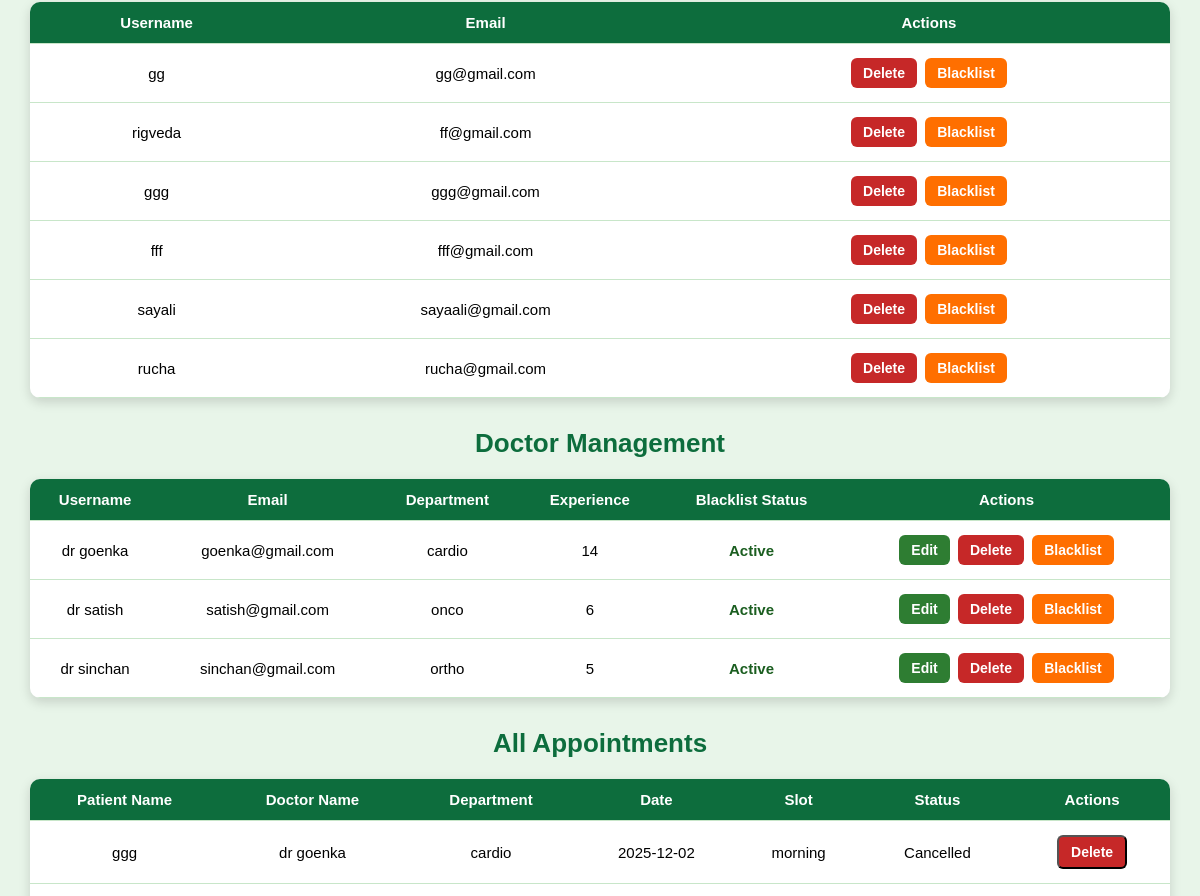
The app's page /admin_dashboard (signed in, middle part), older data.
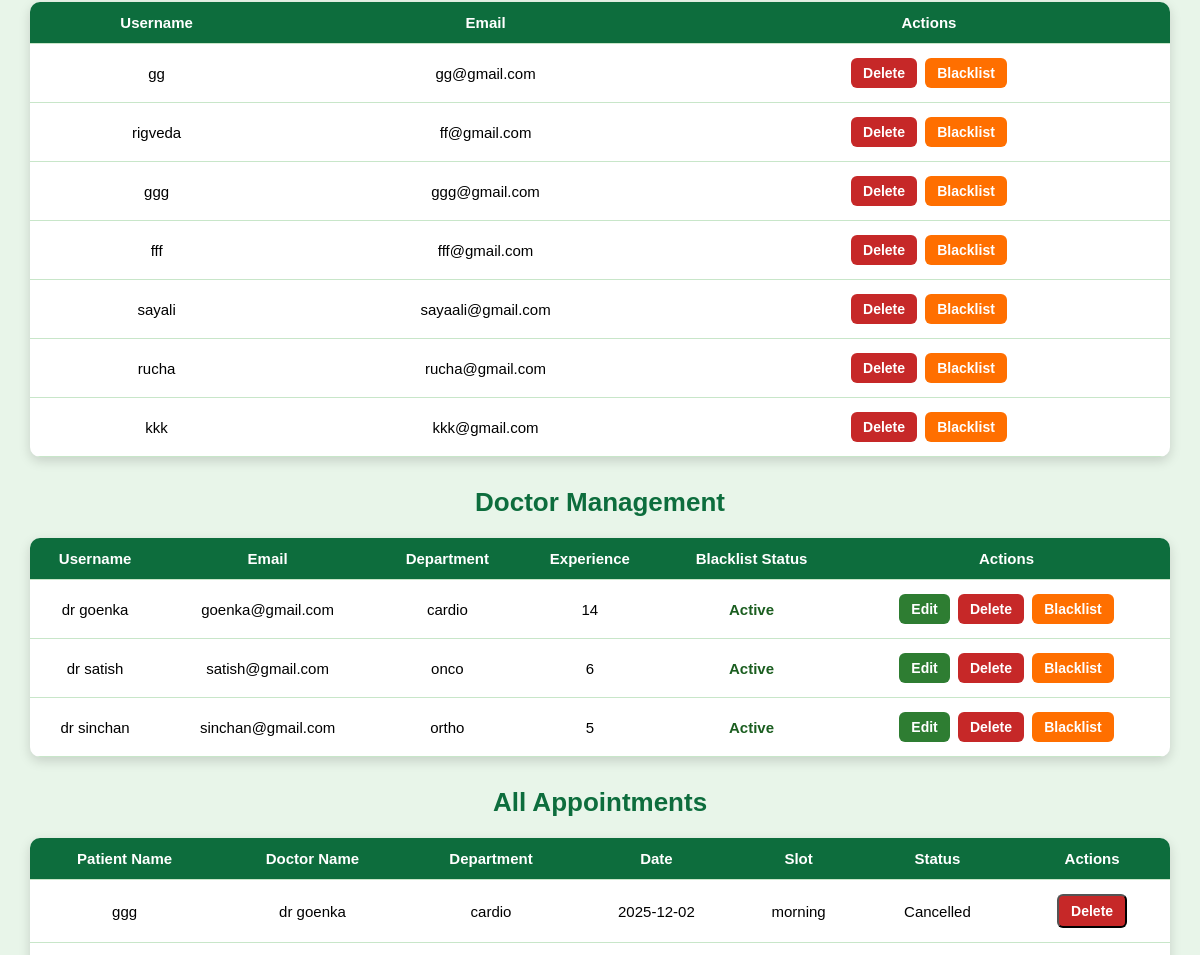
The same page, newer data.
### app.py (models this page shows)
class User(db.Model):
    __tablename__='users'
    id=db.Column(db.Integer,primary_key=True)
    username=db.Column(db.String(150),unique=True,nullable=False)
    email=db.Column(db.String(150),unique=True,nullable=False)
    password=db.Column(db.String(150),nullable=False)
    role=db.Column(db.String(50),nullable=False)#eg doctor admin patient
    created_at=db.Column(db.DateTime,default=datetime.utcnow)
    department_id=db.Column(db.Integer,db.ForeignKey('departments.id'),nullable=True)
    department=db.relationship("Department",back_populates="doctors")
    experience=db.Column(db.Integer,nullable=True)
    qualifications=db.Column(db.String(250),nullable=True)
    blacklisted=db.Column(db.Boolean, default=False)
    availabilities = db.relationship('DoctorAvailability', back_populates='doctor', cascade="all, delete-orphan")

class Department(db.Model):
    __tablename__='departments'
    id=db.Column(db.Integer,primary_key=True)
    department_name=db.Column(db.String(100),unique=True,nullable=False)
    description=db.Column(db.Text,nullable=True)
    doctors=db.relationship("User",back_populates="department")

class Appointment(db.Model):
    __tablename__='appointment'
    id=db.Column(db.Integer,primary_key=True)
    date=db.Column(db.String(20))
    time=db.Column(db.String(20))
    status=db.Column(db.String(20),default='Booked')#pending approved or cancelled
    user_id = db.Column(db.Integer)
    patient_id = db.Column(db.Integer, db.ForeignKey("users.id"), nullable=False)
    doctor_id = db.Column(db.Integer, db.ForeignKey("users.id"), nullable=False)
    treatment_name=db.Column(db.String(250))
    patient = db.relationship('User', foreign_keys=[patient_id], backref='appointments_as_patient')
    doctor = db.relationship('User', foreign_keys=[doctor_id], backref='appointments_as_doctor')

### app.py (the view)
@app.route('/admin_dashboard', methods=['GET'])
def admin_dashboard():
    if 'id' not in session or session.get('role') != 'admin':
        return redirect(url_for('login'))
    search_query = request.args.get('search', '').strip()
    if search_query:
        departments = Department.query.filter(Department.department_name.ilike(f"%{search_query}%")).all()
        patients = User.query.filter(User.role=='patient', User.username.ilike(f"%{search_query}%")).all()
        doctors = User.query.filter(User.role=='doctor', User.username.ilike(f"%{search_query}%")).all()
    else:
        departments = Department.query.all()
        patients = User.query.filter_by(role='patient').all()
        doctors = User.query.filter_by(role='doctor').all()
    appointments = Appointment.query.order_by(Appointment.date.desc()).all()
    return render_template('admin_dashboard.html',departments=departments,patients=patients,doctors=doctors,appointments=appointments)

### templates/admin_dashboard.html (shortened to what this page needs)
{% extends "base.html" %}
{% block content %}
<div class="dashboard-container">
    <table>
        <tr>
            <th>Username</th>
            <th>Email</th>
            <th>Actions</th>
        </tr>
        {% for pt in patients %}
        <tr>
            <td>{{ pt.username }}</td>
            <td>{{ pt.email }}</td>
            <td>
                <a href="{{ url_for('delete_patient', patient_id=pt.id) }}"
   class="action-btn delete-btn"
   onclick="return confirm('Delete this patient?');">
   Delete
</a>
                {% if pt.blacklisted %}
                    <a href="{{ url_for('remove_blacklist', user_id=pt.id) }}" class="action-btn blacklist-btn" style="background:#2e7d32;">Remove Blacklist</a>
                {% else %}
                    <a href="{{ url_for('blacklist', user_id=pt.id) }}" class="action-btn blacklist-btn">Blacklist</a>
                {% endif %}
            </td>
        </tr>
        {% endfor %}
    </table>
    <h2 class="dashboard-title">Doctor Management</h2>
    <table>
        <tr>
            <th>Username</th>
            <th>Email</th>
            <th>Department</th>
            <th>Experience</th>
            <th>Blacklist Status</th>
            <th>Actions</th>
        </tr>
        {% for doc in doctors %}
        <tr>
            <td>{{ doc.username }}</td>
            <td>{{ doc.email }}</td>
            <td>{{ doc.department.department_name if doc.department else "N/A" }}</td>
            <td>{{ doc.experience if doc.experience else "N/A" }}</td>
            <td>
                {% if doc.blacklisted %}
                    <span class="status-inactive">Blacklisted</span>
                {% else %}
                    <span class="status-active">Active</span>
                {% endif %}
            </td>
            <td>
                <a href="{{ url_for('edit_doctor', doctor_id=doc.id) }}" class="action-btn edit-btn">Edit</a>
                <a href="{{ url_for('delete_doctor', doctor_id=doc.id) }}" class="action-btn delete-btn">Delete</a>
                {% if doc.blacklisted %}
                    <a href="{{ url_for('toggle_blacklist_doctor', doctor_id=doc.id) }}" class="action-btn blacklist-btn" style="background:#1e88e5;">Remove Blacklist</a>
                {% else %}
                    <a href="{{ url_for('toggle_blacklist_doctor', doctor_id=doc.id) }}" class="action-btn blacklist-btn">Blacklist</a>
                {% endif %}
            </td>
        </tr>
        {% endfor %}
    </table>
    <h2 class="dashboard-title">All Appointments</h2>
    <table>
        <tr>
            <th>Patient Name</th>
            <th>Doctor Name</th>
            <th>Department</th>
            <th>Date</th>
            <th>Slot</th>
            <th>Status</th>
            <th>Actions</th>
        </tr>
        {% for appt in appointments %}
        <tr>
            <td>{{ appt.patient.username if appt.patient else "N/A" }}</td>
            <td>{{ appt.doctor.username if appt.doctor else "N/A" }}</td>
            <td>{{ appt.doctor.department.department_name if appt.doctor and appt.doctor.department else "N/A" }}</td>
            <td>{{ appt.date }}</td>
            <td>{{ appt.time }}</td>
            <td>{{ appt.status }}</td>
            <td>
                <form action="{{ url_for('delete_appointment', appt_id=appt.id) }}" method="POST" onsubmit="return confirm('Delete this appointment?');">
                    <button type="submit" class="action-btn delete-btn">Delete</button>
                </form>
            </td>
        </tr>
        {% endfor %}
    </table>
</div>
{% endblock %}

### templates/base.html (shortened to what this page needs)
<!DOCTYPE html>
<html lang="en">
<head>
</head>
<body>
{% block content %}
{% endblock %}
</body>
</html>

### templates/base.html (style rules this page uses)
* { margin: 0; padding: 0; box-sizing: border-box; font-family: Arial, Helvetica, sans-serif; }
body { background: #f4fff7; padding-bottom: 60px; }

### templates/admin_dashboard.html (style rules this page uses)
body { background: #f4f9f4; }
h2 { text-align: center; margin: 25px 0; font-size: 28px; font-weight: 700; color: #0a5c36; }
.dashboard-container { padding: 30px; background: #e8f5e9; min-height: 80vh; border-radius: 12px; margin: 20px auto; max-width: 1200px; }
.dashboard-title { font-size: 26px; font-weight: bold; color: #0d6d3d; margin-bottom: 20px; text-align: center; }
table { width: 100%; border-collapse: collapse; margin-bottom: 30px; background: white; box-shadow: 0 4px 12px rgba(0,0,0,0.15); border-radius: 10px; overflow: hidden; }
table th, table td { padding: 12px; text-align: center; border-bottom: 1px solid #c8e6c9; font-size: 15px; }
table th { background: #0d6d3d; color: white; font-weight: 600; }
.action-btn { padding: 7px 12px; margin: 2px; border-radius: 6px; font-size: 14px; cursor: pointer; text-decoration: none; color: white; font-weight: 600; display: inline-block; }
.edit-btn { background: #2e7d32; }
.delete-btn { background: #c62828; }
.blacklist-btn { background: #ff6f00; }
.status-active { color: #1b5e20; font-weight: bold; }

Row changes from the older to the newer data that the page shows:
added User: username "kkk", email "kkk@gmail.com"
